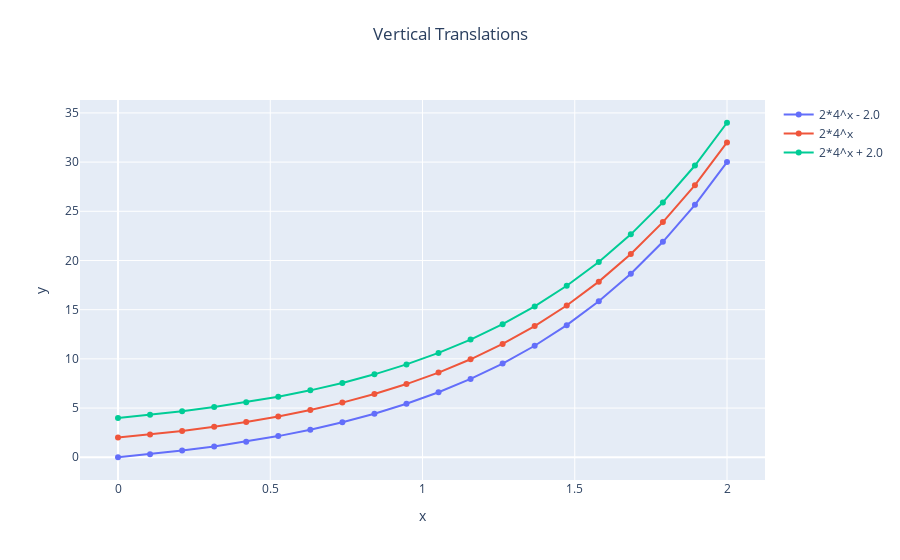

The notebook cell this image was saved under:
### Markdown cell above
A vertical translation of <tt>f</tt> is given by <tt>f - vert_trans<tt>.<br>
We can implement multiple translations using:
```
plot.add_vert_translations(f, domain=[0, 2, 20], trans_range=[-2, 2, 3])
```

## Assignment: Plot vertical translations
Study the code below and then modify it to:<br>
1. Modify the code to translate the following function:
    $$ y = 4^x. $$
2. Modify the translation values for 5 translations from 10 to -10.

### Code cell
# Define exponential function
f = 2*(4)**x

# Create a graph object
plot = graph_funs()

# Add to the list of functions:
plot.add_vert_translations(f, domain=[0, 2, 20], trans_range=[-2, 2, 3])


plot.plot_funs(plot_title="Vertical Translations")

### Figure 1 — Plotly figure (JSON) as saved in the notebook; plotly's stock layout.template omitted (floating-point values rounded to 4 significant figures)
{"data": [{"mode": "lines+markers", "name": "2*4^x - 2.0", "showlegend": true, "type": "scatter", "x": [0, 0.1053, 0.2105, 0.3158, 0.4211, 0.5263, 0.6316, 0.7368, 0.8421, 0.9474, 1.053, 1.158, 1.263, 1.368, 1.474, 1.579, 1.684, 1.789, 1.895, 2], "y": [0, 0.3142, 0.6778, 1.099, 1.585, 2.149, 2.8, 3.555, 4.427, 5.437, 6.606, 7.958, 9.522, 11.33, 13.43, 15.85, 18.66, 21.9, 25.66, 30]}, {"mode": "lines+markers", "name": "2*4^x", "showlegend": true, "type": "scatter", "x": [0, 0.1053, 0.2105, 0.3158, 0.4211, 0.5263, 0.6316, 0.7368, 0.8421, 0.9474, 1.053, 1.158, 1.263, 1.368, 1.474, 1.579, 1.684, 1.789, 1.895, 2], "y": [2, 2.314, 2.678, 3.099, 3.585, 4.149, 4.8, 5.555, 6.427, 7.437, 8.606, 9.958, 11.52, 13.33, 15.43, 17.85, 20.66, 23.9, 27.66, 32]}, {"mode": "lines+markers", "name": "2*4^x + 2.0", "showlegend": true, "type": "scatter", "x": [0, 0.1053, 0.2105, 0.3158, 0.4211, 0.5263, 0.6316, 0.7368, 0.8421, 0.9474, 1.053, 1.158, 1.263, 1.368, 1.474, 1.579, 1.684, 1.789, 1.895, 2], "y": [4, 4.314, 4.678, 5.099, 5.585, 6.149, 6.8, 7.555, 8.427, 9.437, 10.61, 11.96, 13.52, 15.33, 17.43, 19.85, 22.66, 25.9, 29.66, 34]}], "layout": {"autosize": false, "title": {"text": "Vertical Translations", "x": 0.5, "xanchor": "center", "y": 0.95, "yanchor": "top"}, "xaxis": {"title": {"text": "x"}}, "yaxis": {"title": {"text": "y"}}}}
